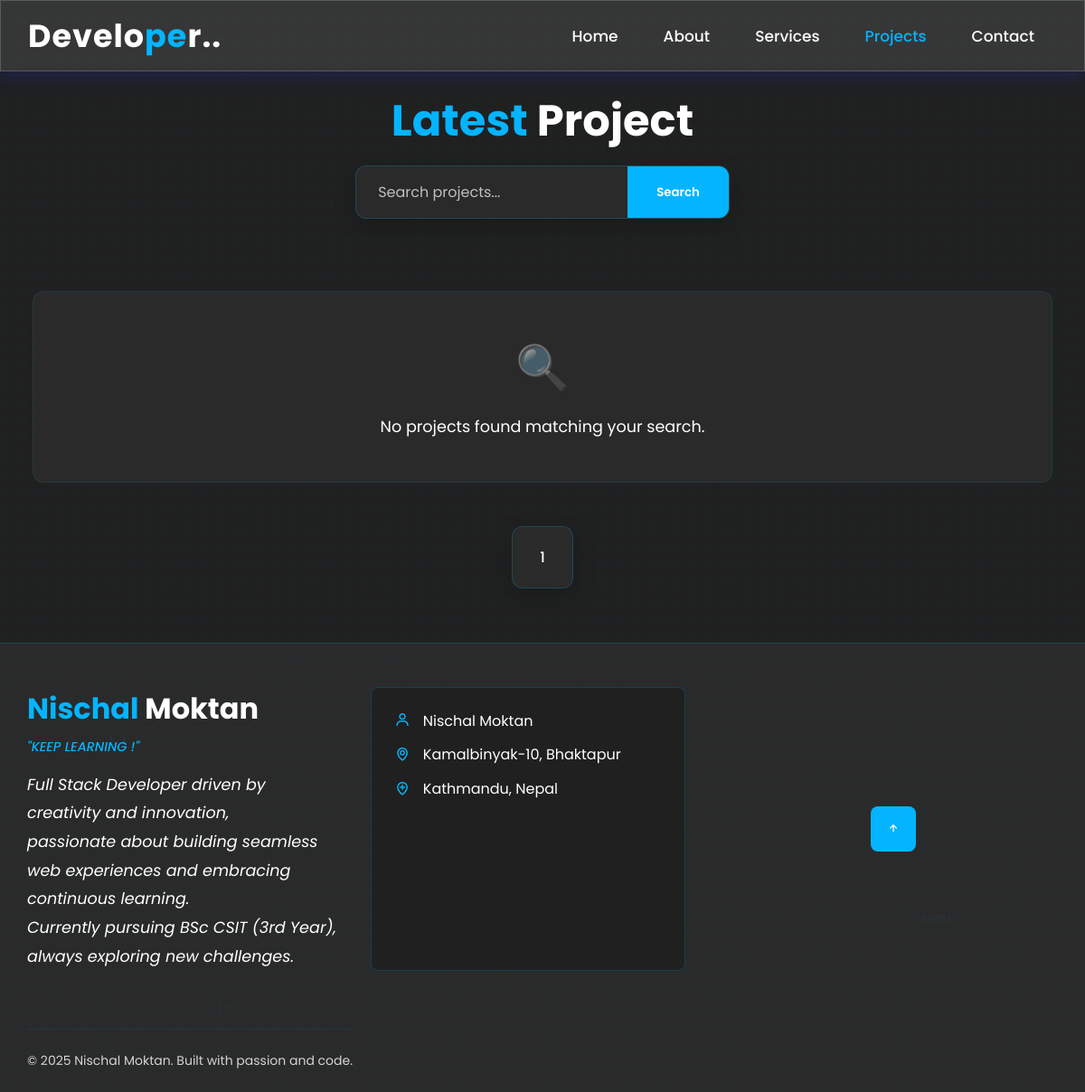
Before: /projects/ with the older database file.
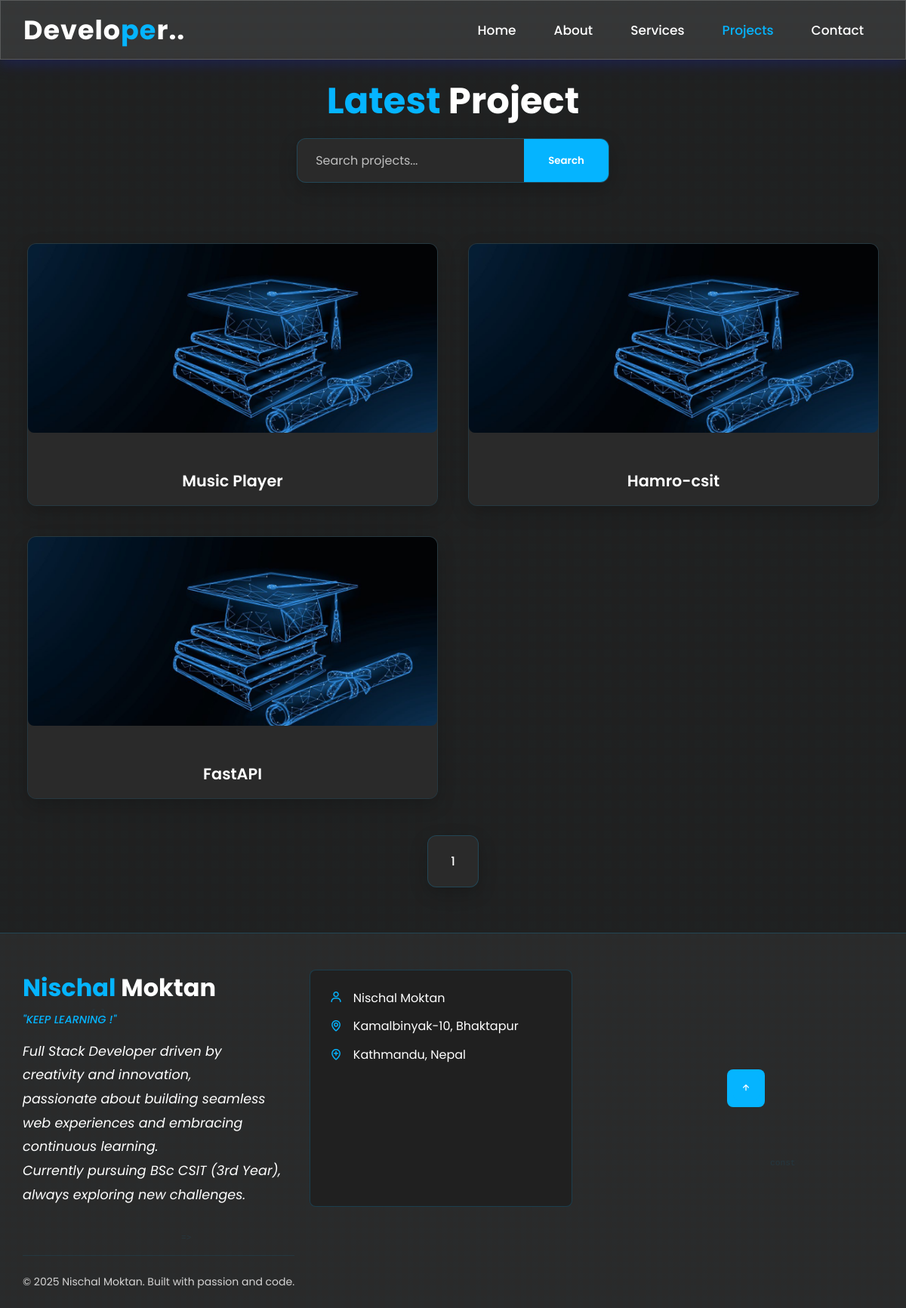
After: the same page with the newer database file.
### project/models.py (models this page shows, shortened)
class Project(models.Model):
    name = models.CharField(max_length=100)
    description = models.TextField()
    created_at = models.DateTimeField(auto_now_add=True)
    updated_at = models.DateTimeField(auto_now=True)
    file = models.FileField(upload_to='projects/', blank=True, null=True)

### mysite/views.py (the view)
# urls.py: path('projects/', views.projects,name='projects'),
def projects(request):
    projectdata=Project.objects.all().order_by('-name')
    paginator=Paginator(projectdata,4)
    page_number=request.GET.get('page')
    projectDatafinal=paginator.get_page(page_number)
    totalpage=projectDatafinal.paginator.num_pages
    if request.method=="GET":
        st=request.GET.get('-name')
        if st!=None:
           projectdata=Project.objects.filter(name__icontains=st)
    data={
        'projectData':projectDatafinal,
        'lastpage':totalpage,
        'totalPagelist':[n+1 for n in range(totalpage)]
    }
    return render(request,"projects.html",data)

### templates/projects.html (shortened to what this page needs)
{% extends "base.html" %}
{% load static %}
{% block content %}
<html>
<head>
    <link rel="stylesheet" href="{% static 'css/style.css' %}">
</head>
<body>
<section class="portfolio" id="portfolio">
    <div class="main-text">
        <h2><span>Latest</span> Project</h2>
        <br>
    </div>
    <div class="search-container">
        <form method="get" class="search-form">
            <input type="text" name="name" value="{{ request.GET.name }}" placeholder="Search projects...">
            <input type="submit" value="Search">
        </form>
    </div>
    <div class="portfolio-content">
        {% for project in projectData %}
        <div class="row">
            <img src="{% static 'images/default.jpg' %}" alt="{{ project.name }}">
            <div class="layer">
                <h5>{{ project.name }}</h5>
                <p>{{ project.description|truncatechars:100 }}</p>
            </div>
        </div>
        {% empty %}
            <div class="no-projects">
                <p>No projects found matching your search.</p>
            </div>
        {% endfor %}
    </div>
    <div class="center">
        <div class="pagination">
            {% for n in totalPagelist %}
            <a href="?page={{ n }}" class="{% if projectdata.number == n %}active{% endif %}">{{ n }}</a>
            {% endfor %}
        </div>
    </div>
</section>
</body>
</html>
{% endblock %}

### templates/base.html
{% include "header.html" %}
{% block content %}
{% endblock %}
{% include "footer.html" %}

### templates/header.html (shortened to what this page needs)
{% load static %}
<!DOCTYPE html>
<html lang="en">
<head>
    <link rel="stylesheet" type="text/css" href="/static/css/style.css">
    <link rel="stylesheet" href="https://unpkg.com/boxicons@latest/css/boxicons.min.css">
</head>
<body>
    <header>
        <a href="#" class="logo">Develo<span>pe</span>r..</a>
        <ul class="navlist" id="navlist">
    <li class="{% if request.resolver_match.url_name == 'home' %}active{% endif %}">
        <a href="{% url 'home' %}">Home</a>
    </li>
    <li class="{% if request.resolver_match.url_name == 'about' %}active{% endif %}">
        <a href="{% url 'about' %}">About</a>
    </li>
    <li class="{% if request.resolver_match.url_name == 'services' %}active{% endif %}">
        <a href="{% url 'services' %}">Services</a>
    </li>
    <li class="{% if request.resolver_match.url_name == 'projects' %}active{% endif %}">
        <a href="{% url 'projects' %}">Projects</a>
    </li>
    <li class="{% if request.resolver_match.url_name == 'contact' %}active{% endif %}">
        <a href="{% url 'contact' %}">Contact</a>
    </li>
</ul>
    </header>

### templates/footer.html (shortened to what this page needs)
<section class="end">
    <div class="floating-code">{ }</div>
    <div class="floating-code">const</div>
    <div class="floating-code">=> </div>
    <div class="end-container">
        <div class="footer-content">
            <div class="last-text">
                <div class="footer-brand">
                    <h3>Nischal <span>Moktan</span></h3>
                    <div class="footer-tagline">"KEEP LEARNING !"</div>
                </div>
                <p>
    <i>
        Full Stack Developer driven by creativity and innovation,<br>
        passionate about building seamless web experiences and embracing continuous learning.<br>
        Currently pursuing BSc CSIT (3rd Year), always exploring new challenges.
    </i>
</p>
            </div>
            <div class="contact-info">
                <div class="info-item">
                    <i class='bx bx-user info-icon'></i>
                    <span>Nischal Moktan</span>
                </div>
                <div class="info-item">
                    <i class='bx bx-map info-icon'></i>
                    <span>Kamalbinyak-10, Bhaktapur</span>
                </div>
                <div class="info-item">
                    <i class='bx bx-location-plus info-icon'></i>
                    <span>Kathmandu, Nepal</span>
                </div>
            </div>
        </div>
        <div class="top">
            <a href="#" id="scroll-to-top">
                <i class='bx bx-up-arrow-alt'></i>
            </a>
        </div>
    </div>
    <div class="footer-bottom">
        <p>&copy; 2025 Nischal Moktan. Built with passion and code.</p>
    </div>
</section>

### static/css/style.css (style rules this page uses)
* { padding: 0; margin: 0; box-sizing: border-box; text-decoration: none; list-style: none; scroll-behavior: smooth; font-family: "Poppins", sans-serif; }
:root { --bg-color:#2a2a2a; --second-bg-color:#202020; --text-color:#fff; --second-color:#fff; --main-color:#05b4ff; --big-font:5rem; --h2-font:3rem; --p-font:1.1rem; }
body { background-color: var(--bg-color); color: var(--text-color); }
header { position: fixed; width: 100%; top: 0; right: 0; z-index: 1000; display: flex; align-items: center; justify-content: space-between; background: rgba(255, 255, 255, 0.1); box-shadow: 0 8px 16px 0 rgba(31, 38, 135, 0.37); backdrop-filter: blur(6px); -webkit-backdrop-filter: blur(10px); border: 1px solid rgba(255, 255, 255, 0.18); padding: 22px 15%; transition: all 0.45s ease; }
.logo { color: #fff; font-weight: 700; font-size: 35px; letter-spacing: 1px; }
.logo span { color: var(--main-color); }
.navlist { display: flex; }
.navlist a { color: var(--second-color); font-size: 17px; font-weight: 500; margin: 0 25px; transition: all .45s ease; }
.navlist li.active a { color: var(--main-color); }
section { padding: 160px 15% 120px; }
.main-text { text-align: center; }
.main-text h2 { font-size: var(--h2-font); line-height: 1; }
.portfolio-content { display: grid; grid-template-columns: repeat(auto-fit, minmax(350px,auto)); align-items: center; gap: 2.5rem; margin-top: 5rem; }
.row { position: relative; overflow: hidden; border-radius: 8px; cursor: pointer; }
.row img { width: 100%; border-radius: 8px; display: block; transition: transform 0.5s; }
.layer { width:100%; height: 0; background: linear-gradient(rgba(0,0,0,0.1),#00a6ff); position: absolute; border-radius: 8px; left: 0; bottom: 0; overflow: hidden; display: flex; flex-direction: column; align-items: center; padding: 0 40px; transition: height 0.5s; }
.layer h5 { font: 20px; font-weight: 600; margin-bottom: 15px; }
.layer p { color: var(--second-color); font-size: 1rem; line-height: 1.8; }
.end { padding: 20px 15%; display: flex; flex-wrap: wrap; align-items: center; justify-content: space-between; gap: 2rem; background: var(--bg-color); }
.last-text p { color: var(--text-color); font-size: 14px; }
.top i { padding: 10px; border-radius: 8px; font-size: 15px; color: var(--text-color); background: var(--main-color); }
@media (max-width: 1480px) { header { padding: 12px 2.5%; transition: .1s; } }
@media (max-width: 1480px) { section { padding: 110px 3% 60px; } }
@media (max-width: 1480px) { .end { padding: 15px 3%; } }

Changed rows visible on the page:
added Project: name "Music Player"
added Project: name "Hamro-csit"
added Project: name "FastAPI"
Other visible differences:
text no longer shown: "No projects found matching your search."
